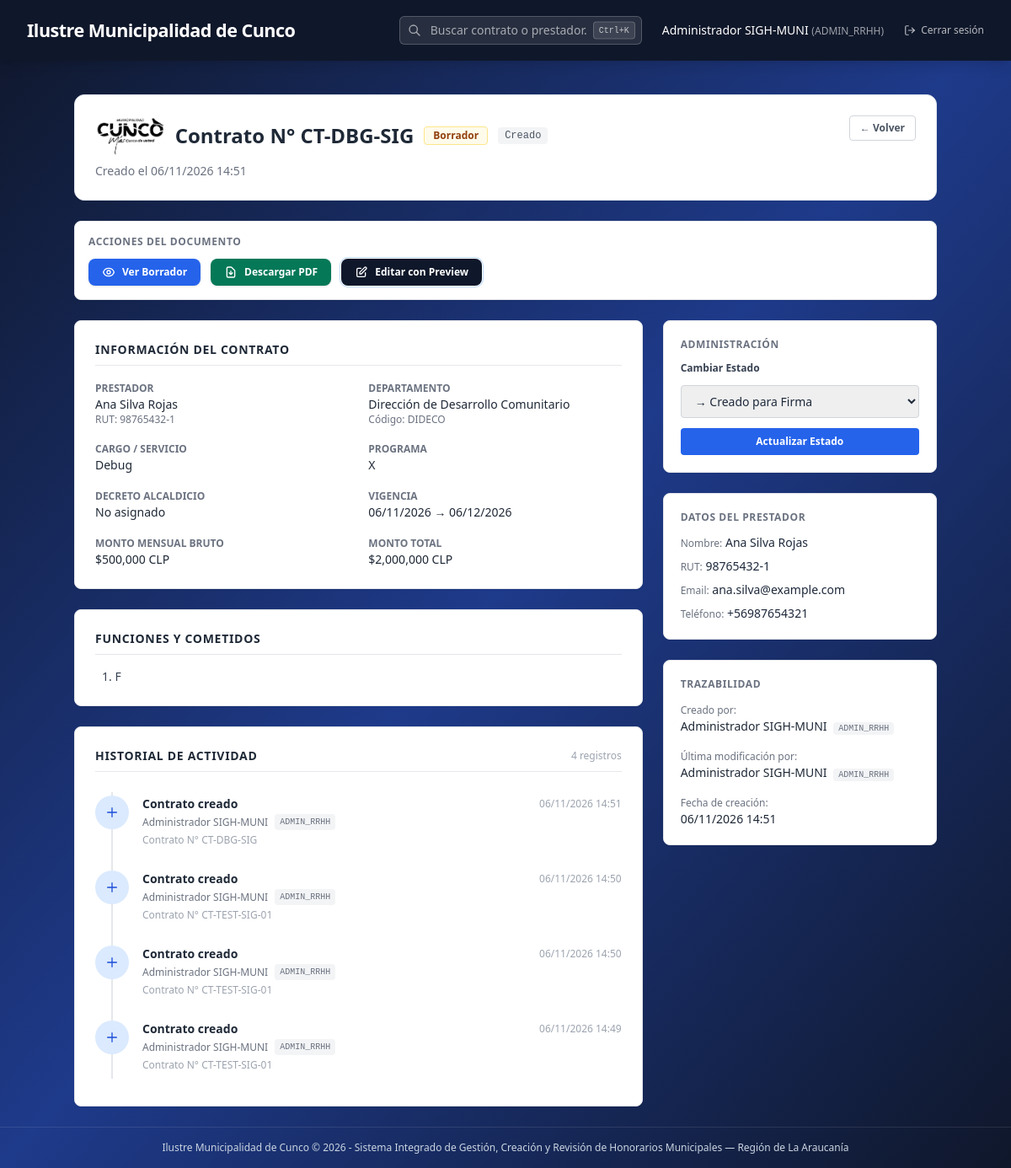
/contracts/8 (signed in), run on an earlier commit of the app's database.
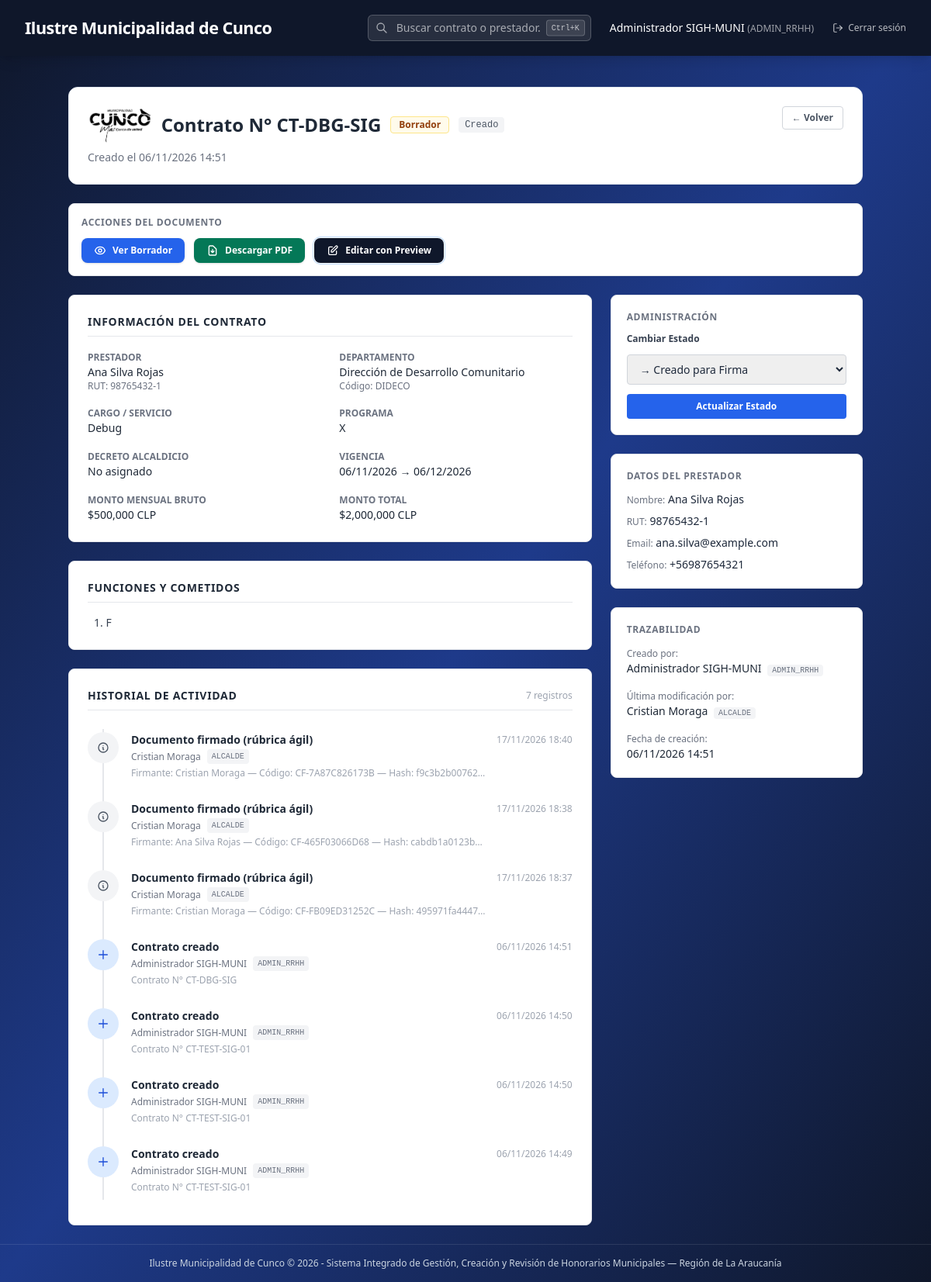
And on a later commit of the database.
### app/models/user.py (models this page shows, shortened)
class User(db.Model):
    __tablename__ = 'users'
    id = db.Column(db.Integer, primary_key=True, autoincrement=True)
    rut = db.Column(db.String(20), nullable=False, unique=True)
    first_name = db.Column(db.String(100), nullable=False)
    last_name = db.Column(db.String(100), nullable=False)
    email = db.Column(db.String(120), nullable=False, unique=True)
    password_hash = db.Column(db.String(255), nullable=False)
    role = db.Column(db.String(50), nullable=False)  # SUPERADMIN, ADMIN_RRHH, JEFE_DEPTO, FINANZAS_CONTROL
    department_id = db.Column(db.Integer, db.ForeignKey('departments.id', ondelete='SET NULL'), nullable=True)
    is_active = db.Column(db.Integer, nullable=False, default=1)
    created_at = db.Column(db.DateTime, nullable=False, default=datetime.utcnow)
    @property
    def full_name(self):
        return f"{self.first_name} {self.last_name}"

### app/routes/contract_builder.py (the view)
@contract_builder_bp.route('/<int:contract_id>')
@login_required
def detail(contract_id):
    contract = Contract.query.get_or_404(contract_id)
    audit_trail = get_contract_audit_trail(contract_id)
    return render_template('contracts/detail.html', contract=contract, audit_trail=audit_trail)

### app/auth/utils.py (called while the page is built)
def login_required(f):
    @wraps(f)
    def decorated_function(*args, **kwargs):
        if 'user_id' not in session:
            flash('Debes iniciar sesión para acceder a esta sección.', 'warning')
            return redirect(url_for('auth.login', next=request.url))
        return f(*args, **kwargs)
    return decorated_function

### app/models/audit.py (called while the page is built)
    @property
    def action_label(self):
        return self.ACTION_LABELS.get(self.action, self.action)

    @property
    def user_display(self):
        if self.user:
            return self.user.full_name
        return 'Sistema'

    @property
    def user_role_display(self):
        if self.user:
            return self.user.role
        return ''

    @classmethod
    def get_contract_trail(cls, contract_id, limit=50):
        return cls.query.filter_by(
            entity_type='contract',
            entity_id=contract_id
        ).order_by(cls.timestamp.desc()).limit(limit).all()

### app/models/contract.py (called while the page is built)
    @property
    def creation_type_label(self):
        labels = {
            'CREADO': 'Creado',
            'CARGADO_EXTERNO': 'Cargado Externo',
            'PROCESADO_OCR': 'Procesado OCR'
        }
        return labels.get(self.creation_type, self.creation_type)

### app/templates/contracts/detail.html (shortened to what the changed rows need)
{% extends "base.html" %}
{% block content %}
<div class="max-w-5xl mx-auto space-y-6">
    <div class="bg-white p-6 rounded-xl shadow-sm border border-slate-200 flex justify-between items-start">
        <div>
            <div class="flex items-center gap-3 mb-2">
                <h1 class="text-2xl font-bold text-gray-800">Contrato N° {{ contract.contract_number }}</h1>
            </div>
        </div>
    </div>
    <div class="grid grid-cols-1 lg:grid-cols-3 gap-6">
        <div class="lg:col-span-2 space-y-6">
            <div class="bg-white p-6 rounded-lg shadow-sm border border-gray-200">
                <h2 class="text-sm font-bold text-gray-800 uppercase tracking-wider border-b pb-2 mb-4">Información del Contrato</h2>
            </div>
            <div class="bg-white p-6 rounded-lg shadow-sm border border-gray-200">
                <h2 class="text-sm font-bold text-gray-800 uppercase tracking-wider border-b pb-2 mb-4">Funciones y Cometidos</h2>
            </div>
            <div class="bg-white p-6 rounded-lg shadow-sm border border-gray-200">
                <div class="flex items-center justify-between border-b pb-2 mb-4">
                    <h2 class="text-sm font-bold text-gray-800 uppercase tracking-wider">Historial de Actividad</h2>
                    <span class="text-xs text-gray-400">{{ audit_trail | length }} registro{{ 's' if audit_trail | length != 1 }}</span>
                </div>
                {% if audit_trail %}
                <div class="relative">
                    <div class="absolute left-[19px] top-2 bottom-2 w-0.5 bg-gray-200"></div>
                    <div class="space-y-0">
                        {% for entry in audit_trail %}
                        <div class="relative flex items-start gap-4 py-3 group">
                            <div class="relative z-10 flex-shrink-0 w-10 h-10 rounded-full flex items-center justify-center
                                {% if 'CREATE' in entry.action %}bg-blue-100 text-blue-700
                                {% elif 'UPDATE' in entry.action %}bg-amber-100 text-amber-700
                                {% elif 'STATUS_CHANGE' in entry.action %}bg-purple-100 text-purple-700
                                {% elif 'UPLOAD' in entry.action %}bg-indigo-100 text-indigo-700
                                {% elif 'APROBADO' in entry.action or 'VISADO' in entry.action %}bg-green-100 text-green-700
                                {% elif 'RECHAZADO' in entry.action %}bg-red-100 text-red-700
                                {% elif 'OBSERVADO' in entry.action %}bg-orange-100 text-orange-700
                                {% elif 'PAYMENT_CREATE' in entry.action %}bg-teal-100 text-teal-700
                                {% else %}bg-gray-100 text-gray-600{% endif %}">
                                {% if 'CREATE' in entry.action %}
                                <svg class="w-4 h-4" fill="none" stroke="currentColor" viewBox="0 0 24 24"><path stroke-linecap="round" stroke-linejoin="round" stroke-width="2" d="M12 4v16m8-8H4"/></svg>
                                {% elif 'UPDATE' in entry.action %}
                                <svg class="w-4 h-4" fill="none" stroke="currentColor" viewBox="0 0 24 24"><path stroke-linecap="round" stroke-linejoin="round" stroke-width="2" d="M11 5H6a2 2 0 00-2 2v11a2 2 0 002 2h11a2 2 0 002-2v-5m-1.414-9.414a2 2 0 112.828 2.828L11.828 15H9v-2.828l8.586-8.586z"/></svg>
                                {% elif 'STATUS_CHANGE' in entry.action %}
                                <svg class="w-4 h-4" fill="none" stroke="currentColor" viewBox="0 0 24 24"><path stroke-linecap="round" stroke-linejoin="round" stroke-width="2" d="M7 16V4m0 0L3 8m4-4l4 4m6 0v12m0 0l4-4m-4 4l-4-4"/></svg>
                                {% elif 'UPLOAD' in entry.action %}
                                <svg class="w-4 h-4" fill="none" stroke="currentColor" viewBox="0 0 24 24"><path stroke-linecap="round" stroke-linejoin="round" stroke-width="2" d="M7 16a4 4 0 01-.88-7.903A5 5 0 1115.9 6L16 6a5 5 0 011 9.9M15 13l-3-3m0 0l-3 3m3-3v12"/></svg>
                                {% elif 'APROBADO' in entry.action or 'VISADO' in entry.action %}
                                <svg class="w-4 h-4" fill="none" stroke="currentColor" viewBox="0 0 24 24"><path stroke-linecap="round" stroke-linejoin="round" stroke-width="2" d="M5 13l4 4L19 7"/></svg>
                                {% elif 'RECHAZADO' in entry.action %}
                                <svg class="w-4 h-4" fill="none" stroke="currentColor" viewBox="0 0 24 24"><path stroke-linecap="round" stroke-linejoin="round" stroke-width="2" d="M6 18L18 6M6 6l12 12"/></svg>
                                {% elif 'OBSERVADO' in entry.action %}
                                <svg class="w-4 h-4" fill="none" stroke="currentColor" viewBox="0 0 24 24"><path stroke-linecap="round" stroke-linejoin="round" stroke-width="2" d="M12 9v2m0 4h.01m-6.938 4h13.856c1.54 0 2.502-1.667 1.732-2.5L13.732 4c-.77-.833-1.964-.833-2.732 0L4.082 16.5c-.77.833.192 2.5 1.732 2.5z"/></svg>
                                {% else %}
                                <svg class="w-4 h-4" fill="none" stroke="currentColor" viewBox="0 0 24 24"><path stroke-linecap="round" stroke-linejoin="round" stroke-width="2" d="M13 16h-1v-4h-1m1-4h.01M21 12a9 9 0 11-18 0 9 9 0 0118 0z"/></svg>
                                {% endif %}
                            </div>
                            <div class="flex-grow min-w-0 pb-1">
                                <div class="flex items-center justify-between gap-2">
                                    <p class="text-sm font-semibold text-gray-800">{{ entry.action_label }}</p>
                                    <span class="text-xs text-gray-400 flex-shrink-0">{{ entry.timestamp_display }}</span>
                                </div>
                                <div class="flex items-center gap-2 mt-0.5">
                                    <span class="text-xs text-gray-500">{{ entry.user_name }}</span>
                                    {% if entry.user_role %}
                                    <span class="text-[10px] px-1.5 py-0.5 rounded bg-gray-100 text-gray-500 font-mono">{{ entry.user_role }}</span>
                                    {% endif %}
                                </div>
                                {% if entry.details %}
                                <p class="text-xs text-gray-400 mt-1">{{ entry.details }}</p>
                                {% endif %}
                            </div>
                        </div>
                        {% endfor %}
                    </div>
                </div>
                {% endif %}
            </div>
        </div>
        <div class="space-y-6">
            <div class="bg-white p-5 rounded-lg shadow-sm border border-gray-200">
                <div class="space-y-3 text-sm">
                    <div>
                        <span class="text-gray-500 text-xs">Creado por:</span>
                        <p class="font-medium text-gray-800">
                            {% if contract.created_by_user %}
                                {{ contract.created_by_user.full_name }}
                                <span class="text-[10px] ml-1 px-1.5 py-0.5 rounded bg-gray-100 text-gray-500 font-mono">{{ contract.created_by_user.role }}</span>
                            {% else %}
                                <span class="text-gray-400 italic">No registrado</span>
                            {% endif %}
                        </p>
                    </div>
                    <div>
                        <span class="text-gray-500 text-xs">Última modificación por:</span>
                        <p class="font-medium text-gray-800">
                            {% if contract.last_modified_by_user %}
                                {{ contract.last_modified_by_user.full_name }}
                                <span class="text-[10px] ml-1 px-1.5 py-0.5 rounded bg-gray-100 text-gray-500 font-mono">{{ contract.last_modified_by_user.role }}</span>
                            {% else %}
                                <span class="text-gray-400 italic">No registrado</span>
                            {% endif %}
                        </p>
                    </div>
                </div>
            </div>
        </div>
    </div>
</div>
{% endblock %}

### app/templates/base.html (shortened to what this page needs)
<!DOCTYPE html>
<html lang="es">
<head>
    <script src="https://cdn.tailwindcss.com"></script>
</head>
<body class="min-h-screen text-slate-800 flex flex-col font-sans bg-gradient-to-br from-[#0f172a] via-[#1e3a8a] to-slate-900">
    <nav class="bg-slate-900 text-white shadow-lg relative z-50">
        <div class="max-w-7xl mx-auto px-4 sm:px-6 lg:px-8">
            <div class="flex items-center justify-between h-[72px]">
                <div class="flex items-center space-x-6">
                    <a href="{{ url_for('dashboard.index') }}" class="flex items-center space-x-3 group">
                        <span class="font-extrabold text-[1.35rem] tracking-tight text-white leading-none">{{ g.municipio_nombre | default('SIGH-MUNI') }}</span>
                    </a>
                </div>
                {% if session.get('user_id') %}
                <div class="flex items-center gap-6">
                    <div class="relative" id="global_search_container">
                        <div class="relative">
                            <svg class="absolute left-2.5 top-1/2 -translate-y-1/2 w-4 h-4 text-white/60" fill="none" stroke="currentColor" viewBox="0 0 24 24">
                                <path stroke-linecap="round" stroke-linejoin="round" stroke-width="2" d="M21 21l-6-6m2-5a7 7 0 11-14 0 7 7 0 0114 0z"/>
                            </svg>
                            <input type="text" id="global_search_input"
                                placeholder="Buscar contrato o prestador..."
                                autocomplete="off"
                                class="w-56 lg:w-72 pl-9 pr-16 py-1.5 bg-white/10 border border-white/20 rounded-md text-sm text-white placeholder-white/60 focus:outline-none focus:ring-2 focus:ring-white/40 focus:bg-white/20 transition">
                            <kbd class="absolute right-2 top-1/2 -translate-y-1/2 text-[10px] bg-white/10 text-white/70 px-1.5 py-0.5 rounded border border-white/20 font-mono">Ctrl+K</kbd>
                        </div>
                    </div>
                    <a href="{{ url_for('auth.profile') }}" class="text-sm font-medium text-white hover:text-white/80 transition">
                        {{ session.get('user_name') }}
                        <span class="text-xs text-white/60">({{ session.get('user_role') }})</span>
                    </a>
                    <a href="{{ url_for('auth.logout') }}" class="text-white/70 hover:text-white text-xs font-medium transition flex items-center gap-1.5">
                        <svg xmlns="http://www.w3.org/2000/svg" width="14" height="14" viewBox="0 0 24 24" fill="none" stroke="currentColor" stroke-width="2" stroke-linecap="round" stroke-linejoin="round"><path d="M9 21H5a2 2 0 0 1-2-2V5a2 2 0 0 1 2-2h4"/><polyline points="16 17 21 12 16 7"/><line x1="21" y1="12" x2="9" y2="12"/></svg>
                        Cerrar sesión
                    </a>
                </div>
                {% endif %}
            </div>
        </div>
    </nav>
    <main class="flex-grow max-w-7xl w-full mx-auto px-4 sm:px-6 lg:px-8 py-6 relative z-10">
        {% block content %}{% endblock %}
    </main>
    <footer class="text-center py-4 text-xs text-slate-300 border-t border-white/10">
        {{ g.municipio_nombre | default('SIGH-MUNI') }} &copy; 2026 - Sistema Integrado de Gestión, Creación y Revisión de Honorarios Municipales
        {% if g.municipio_region %} &mdash; {{ g.municipio_region }}{% endif %}
    </footer>
</body>
</html>

What changed in the data, as far as the page shows it:
added User: user_role "ALCALDE" "ALCALDE" "ALCALDE", last_modified_by_user.full_name "Cristian Moraga", last_modified_by_user.role "ALCALDE"
Also different on the page:
{{ audit_trail | length }}: "4" → "7"
{{ contract.last_modified_by_user.full_name }}: "Administrador SIGH-MUNI" → "Cristian Moraga"
{{ contract.last_modified_by_user.role }}: "ADMIN_RRHH" → "ALCALDE"
new list line: "Documento firmado (rúbrica ágil) 17/11/2026 18:40 Cristian Moraga Firmante: Cristian Moraga — Código: CF-7A87C826173B — Hash: f9c3b2b00762…"
new list line: "Documento firmado (rúbrica ágil) 17/11/2026 18:38 Cristian Moraga Firmante: Ana Silva Rojas — Código: CF-465F03066D68 — Hash: cabdb1a0123b…"
new list line: "Documento firmado (rúbrica ágil) 17/11/2026 18:37 Cristian Moraga Firmante: Cristian Moraga — Código: CF-FB09ED31252C — Hash: 495971fa4447…"
